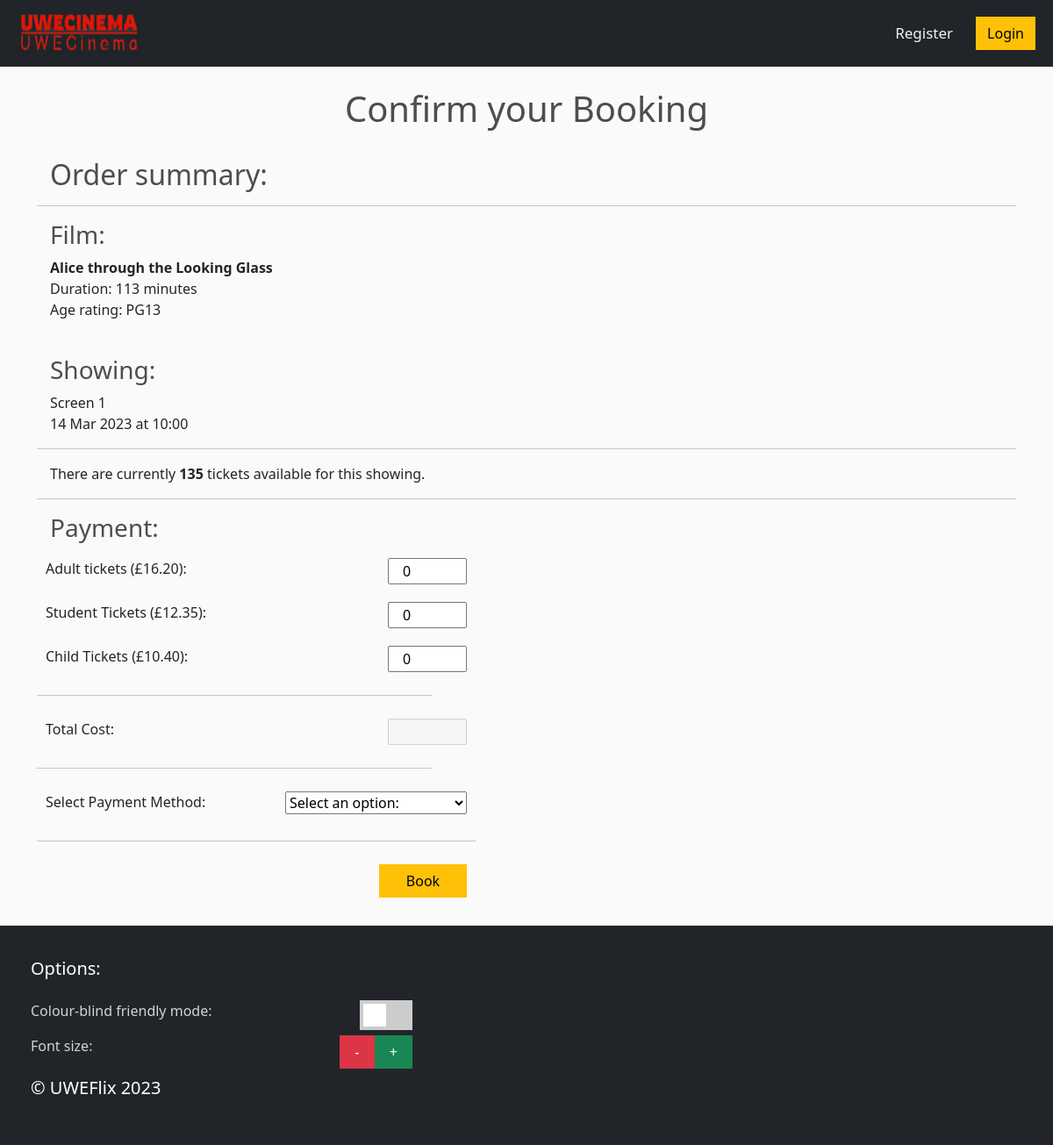
Screenshot of /payment/16/ with the database file from the repository.
### uweflix/models.py (models this page shows, shortened)
class Showing(models.Model):
    screen = models.ForeignKey(Screen, default=1, on_delete=models.CASCADE)
    film = models.ForeignKey(Film,on_delete=models.CASCADE)
    time = models.DateTimeField()
    remaining_tickets = models.IntegerField(default=150)  # NEEDS TO BE ASSIGNED TO THE SCREEN CAPACITY SOMEHOW!
    def getShowing(id):#READ
        try:
            showing = Showing.objects.get(id=id)
            return showing
        except:
            print("No showinf exists with that showing ID.")

class Film(models.Model):
    title = models.CharField(max_length=100)
    age_rating = models.CharField(max_length=3)
    """Age Ratings:
        - U
        - PG
        - 12
        - 12A
        - 15
        - 18"""
    duration = models.CharField(max_length=3)
    trailer_desc = models.CharField(max_length=500)
    image = models.ImageField(default="placeholder.png")

class Screen(models.Model):
    capacity = models.IntegerField()
    apply_covid_restrictions =  models.BooleanField(null=True)

class Prices(models.Model):
    adult = models.FloatField(default=5.0)
    student = models.FloatField(default=4.0)
    child = models.FloatField(default=3.0)
    def getCurrentPrices():
        currentPrices = Prices.objects.last()
        return currentPrices.adult, currentPrices.student, currentPrices.child

### uweflix/views.py (the view, shortened to what this page needs)
# urls.py: path("payment/<int:showing>/", views.payment, name="payment"),
def payment(request, showing):
    if 'user_id' in request.session:
        if request.session['user_group'] == "Club Rep":
            return redirect('rep_payment', showing=showing)
    adult,student,child=Prices.getCurrentPrices()
    showing = Showing.getShowing(id=showing)
    form = PaymentForm()
    context = {
        "showing": showing,
        "form": form,
        "adult_price": adult,
        "student_price": student,
        "child_price": child
    }
    return render(request, 'uweflix/payment.html', context)

### uweflix/forms.py (shortened to what this page needs)
class PaymentForm(forms.Form):
    adult_tickets = forms.IntegerField(validators=[
        MaxValueValidator(100),
        MinValueValidator(0)
    ],required=False, initial=0)
    student_tickets = forms.IntegerField(validators=[
        MaxValueValidator(100),
        MinValueValidator(0)
    ],required=False, initial=0)
    child_tickets = forms.IntegerField(validators=[
        MaxValueValidator(100),
        MinValueValidator(0)
    ],required=False, initial=0)
    total_cost=forms.FloatField(label="Total Cost: ", disabled=True, required=False)
    payment_choices = [(None, 'Select an option:'),
                    ('nopay', 'Customer: Pay with Card'),
                    ('credit', 'Student: Pay with Credit'), ]
    payment_options = forms.ChoiceField(choices=payment_choices, widget=forms.Select(attrs={}))

### uweflix/templates/uweflix/payment.html (shortened to what this page needs)
{% extends "uweflix/layout.html" %}
{% load static %}
{% block content %}
<br/>
<h1>Confirm your Booking</h1>
<br/>
<body>
    <h2>Order summary:</h2>
    <hr/>
    <h3>Film:</h3>
        <p>
           <b>{{ showing.film.title }}</b><br/>
           Duration: {{ showing.film.duration }} minutes<br/>
           Age rating: {{ showing.film.age_rating }}
        </p>
        <br/>
        <h3>Showing:</h3>
        <p>Screen {{ showing.screen.id }}<br/>{{ showing.time | date:'j M Y' }} at {{ showing.time | time:'G:i'}}</p>
        <hr/>
        <p>There are currently <b>{{ showing.remaining_tickets }}</b> tickets available for this showing.</p>
        <hr/>
    <div class="form">
        <form id="payment-form" action="{% url 'payment' showing.pk %}" method="post" autocomplete="off">
            <h3>Payment:</h3>
            <div class="form-area">
                <div class="form-group">
                    Adult tickets (£<span id="payment_adult_price">{{ adult_price | floatformat:2 }}</span>): {{ form.adult_tickets }}
                </div>
                <br/>
                <div class="form-group">
                    Student Tickets (£<span id="payment_student_price">{{ student_price | floatformat:2 }}</span>): {{ form.student_tickets }}
                </div>
                <br/>
                <div class="form-group">
                    Child Tickets (£<span id="payment_child_price">{{ child_price | floatformat:2 }}</span>): {{ form.child_tickets }}
                </div>
                <hr/>
                <div class="form-group">
                    Total Cost: {{ form.total_cost }}
                </div>
                <hr/>
                <div class="form-group">
                    Select Payment Method: {{ form.payment_options }}
                </div>
            </div>
            <hr/>
            <div class="form-group">
                <input id="confirm-btn" class="btn btn-warning" type="submit" value="Book">
            </div>
        </form>
    </div>
</body>
{% endblock %}

### uweflix/static/uweflix/site.css (style rules this page uses)
body { background-color: hsl(0, 0%, 98%); }
h1,h2,h3,h4,h5,h6 { color:hsl(0, 0%, 30%); }
.btn { border-radius: 0; }
#id_adult_tickets, #id_student_tickets, #id_child_tickets, #id_total_cost, #discount-btn, #id_adult, #id_student, #id_child, #id_rep_student_tickets, #id_apply_covid_restrictions { width:90px; float: right; }
#id_payment_options, #id_club, #id_card_number, #id_clubrep_choices, #id_timerange_choices, #id_screen, #id_film, #id_time { float:right; }
#confirm-btn, #set-payment-btn { width:100px; float:right; }
.form-area { width: 450px; }
.form-group { height:50px; width: 500px; margin: auto; display: inline-block; padding: 10px; }

### uweflix/templates/uweflix/payment.html (style rules this page uses)
form { display: inline-block; }
h1 { text-align: center; }
h2, h3, h5, p, input { padding-left: 15px; }

### rows the page displays
Showing: film "Alice through the Looking Glass", film.duration "113", film.age_rating "PG13", screen.id "1", time "14 Mar 2023", time "10:00", remaining_tickets "135"
Prices: adult "16.20", student "12.35", child "10.40"
